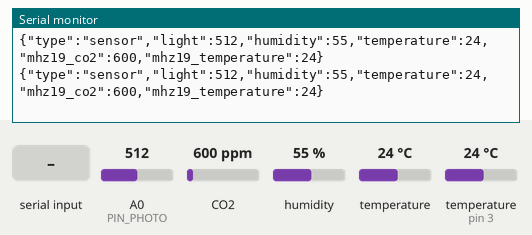
Simulated run of this sketch. Board: Arduino Uno, built with avr-gcc and run on an emulated ATmega328P. Parts: the last lines printed to the serial monitor. Inputs (shaded band) come from the test bench; at power-on: CO2 600 ppm, humidity 55 %, A0 (PIN_PHOTO) = 512, temperature 24 °C, temperature (sensor on pin 3) 24 °C.

Above: at 1.2 s.
1.3 s: CO2 set to 1050 ppm
At 4.16 s:
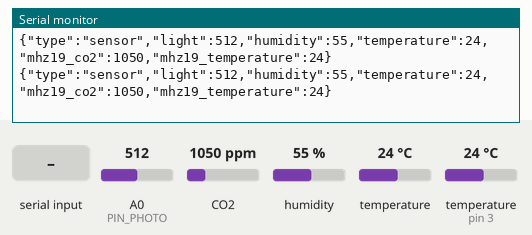
7.3 s: humidity set to 22 %
At 8.27 s:
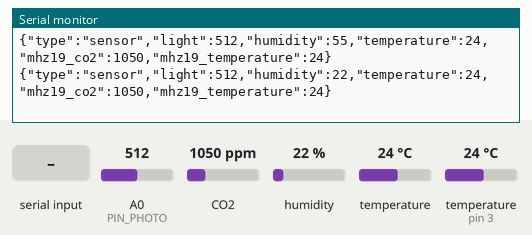
13.3 s: "null\n" received over Serial
19.3 s: A0 (PIN_PHOTO) set to 30
At 20.59 s:
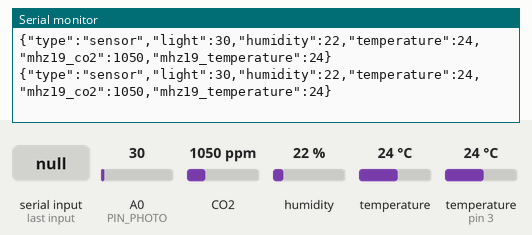

Measured:
- after the input at 1.3 s, the serial monitor: prints a new line at once (image 1)
- after the input at 7.3 s, the serial monitor: prints a new line after 0.96 s (image 2)
- after the input at 19.3 s, the serial monitor: prints a new line at once (image 3)

The sketch:

HomeSensorIno.ino
```cpp
// requires
// - ArduinoJson
// - DHT sensor library by Adafruit

#include <ArduinoJson.h>
#include <DHT.h>
#include <MHZ19.h>
#include <SoftwareSerial.h>

#define BAUDRATE 38400
#define PIN_DHT 3    // DHT11
#define PIN_PHOTO A0 // フォトトランジスタ
#define PIN_MHZ_TX 4 // Arduino Tx -- MHZ19 Rx
#define PIN_MHZ_RX 5 // Arduino Rx -- MHZ19 Tx
#define BAUDRATE_MHZ 9600

DHT dht(PIN_DHT, DHT11);

MHZ19 mhz19;
SoftwareSerial mhz19Serial(PIN_MHZ_RX, PIN_MHZ_TX);

StaticJsonDocument<128> serialJson;
DynamicJsonDocument data(128);

void setup() {
  pinMode(PIN_PHOTO, INPUT);

  Serial.begin(BAUDRATE);
  dht.begin();

  mhz19Serial.begin(BAUDRATE_MHZ);
  mhz19.begin(mhz19Serial);

  mhz19.autoCalibration();
}

void loop() {
  writeSerial();

  bool jsonError = false;

  serialJson.clear();
  data.clear();

  if (nextSerialJson(&serialJson, &jsonError)) {
    String type = serialJson["type"];

    if (type.equals("null")) {
    }
  }
  else if (jsonError) {
    data["type"] = "jsonError";
    serializeJson(data, Serial);
    Serial.println("");
  }

}

void writeSerial() {
  int light = analogRead(PIN_PHOTO);
  float humidity = dht.readHumidity();
  float temperature = dht.readTemperature();

  int mhz19Co2 = mhz19.getCO2();
  int8_t mhz19Temperature = mhz19.getTemperature();

  data.clear();
  data["type"] = "sensor";
  data["light"] = light;
  data["humidity"] = humidity;
  data["temperature"] = temperature;
  data["mhz19_co2"] = mhz19Co2;
  data["mhz19_temperature"] = mhz19Temperature;
  serializeJson(data, Serial);
  Serial.println("");
}
```

_SerialJsonLineReader.ino
```cpp
// SerialJsonLineReader
// ver 0.1.0
//
// Requirements:
// #include <ArduinoJson.h>

String serialBuffer = "";

bool nextSerialLine(String *serialLine) {
  *serialLine = "";

  while (Serial.available() > 0) {
    int ch = Serial.read();
    if (ch != -1) {
      if (ch == '\n') {
        *serialLine = serialBuffer;
        serialBuffer = "";
        return true;
      }

      serialBuffer += (char) ch;
    }
  }

  return false;
}

bool nextSerialJson(JsonDocument *serialJson, bool *jsonError) {
  String serialLine = "";

  *jsonError = false;
  serialJson->clear();

  if (nextSerialLine(&serialLine)) {
    DeserializationError error;
    error = deserializeJson(*serialJson, serialLine);

    if (error == DeserializationError::Ok) {
      return true;
    }

    *jsonError = true;
    serialJson->clear();
  }

  return false;
}
```
